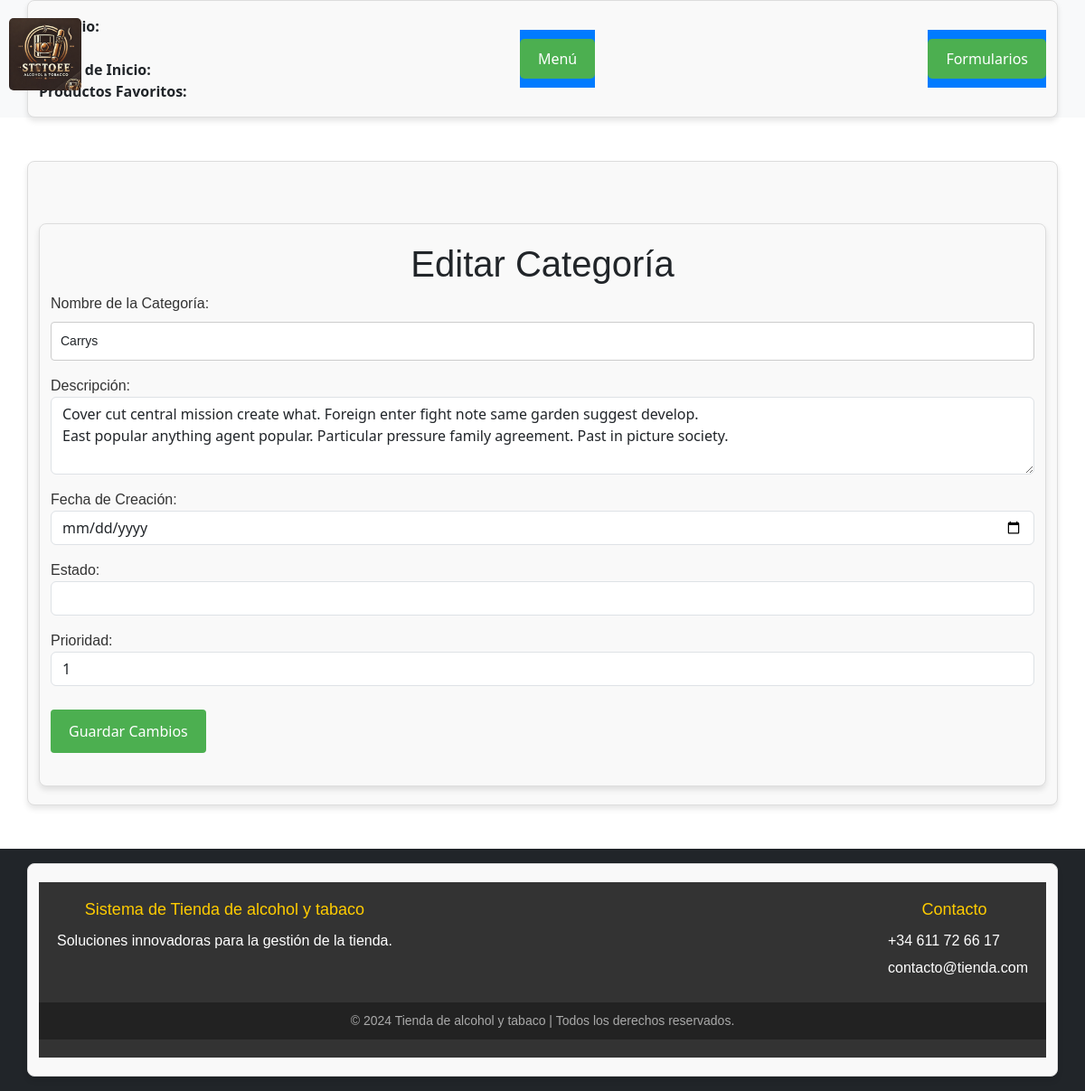
/categorias/editar_categoria/1/, run on the app's committed database.
### tienda/models.py (models this page shows)
class Categoria(models.Model):
    nombre = models.CharField(max_length=100)
    descripcion = models.TextField(blank=True)
    fecha_creacion = models.DateField(default=timezone.now)
    estado = models.CharField(max_length=20, default='activo')
    prioridad = models.IntegerField(default=1)

### tienda/views.py (the view)
# urls.py: path('categorias/editar_categoria/<int:pk>/', views.editar_categoria, name='editar_categoria'),
def editar_categoria(request, pk):
    categoria = get_object_or_404(Categoria, pk=pk)
    formulario = CategoriaModelForm(request.POST or None, instance=categoria)
    if formulario.is_valid():
        formulario.save()
        return redirect('leer_categorias')
    return render(request, 'formularios/editar_categoria.html', {'formulario': formulario, 'categoria': categoria})

### tienda/forms.py (shortened to what this page needs)
class CategoriaModelForm(forms.ModelForm):
    class Meta:
        model = Categoria
        fields = ['nombre', 'descripcion', 'fecha_creacion', 'estado', 'prioridad']
        labels = {
            'nombre': 'Nombre de la Categoría',
            'descripcion': 'Descripción',
            'fecha_creacion': 'Fecha de Creación',
            'estado': 'Estado',
            'prioridad': 'Prioridad',
        }
        widgets = {
            'nombre': forms.TextInput(attrs={'class': 'form-control', 'placeholder': 'Nombre de la categoría'}),
            'descripcion': forms.Textarea(attrs={'class': 'form-control', 'rows': 3}),
            'fecha_creacion': forms.DateInput(attrs={'class': 'form-control', 'type': 'date'}),
            'estado': forms.Select(attrs={'class': 'form-control'}),
            'prioridad': forms.NumberInput(attrs={'class': 'form-control'}),
        }

### tienda/templates/formularios/editar_categoria.html (shortened to what this page needs)
{% extends 'principal.html' %}
{% block contenido %}
<div class="container mt-5">
    <h1>Editar Categoría</h1>
    <form method="post">
        {{ formulario.as_p }}
        <button type="submit" class="btn btn-primary">Guardar Cambios</button>
    </form>
</div>
{% endblock %}

### tienda/static/css/estilos.css (style rules this page uses)
body { font-family: Arial, sans-serif; background-color: #f4f4f4; color: #333; margin: 0; padding: 0; display: flex; flex-direction: column; }
html, body { height: 100%; margin: 0; }
.container { max-width: 800px; margin: 20px auto; padding: 20px; background: white; border-radius: 8px; box-shadow: 0 0 10px rgba(0, 0, 0, 0.1); }
h1, h2, h3 { text-align: center; color: #007bff; margin-bottom: 20px; }
a, button { display: inline-block; text-decoration: none; background-color: #007bff; color: white; padding: 10px 15px; border-radius: 5px; transition: background-color 0.3s ease; text-align: center; }
input[type="text"], input[type="email"], textarea { width: 100%; padding: 10px; margin-bottom: 10px; border: 1px solid #ddd; border-radius: 4px; }
button { border: none; cursor: pointer; }

### tienda/static/css/formulario.css (style rules this page uses)
.container { max-width: 600px; margin: 0 auto; padding: 20px; border: 1px solid #ddd; border-radius: 8px; background-color: #f9f9f9; box-shadow: 0px 4px 6px rgba(0, 0, 0, 0.1); }
h1, label { font-family: Arial, sans-serif; color: #333; }
input[type="text"], input[type="email"], input[type="password"], select, textarea { width: 100%; padding: 10px; margin: 8px 0 16px 0; display: block; border: 1px solid #ccc; border-radius: 4px; font-size: 14px; font-family: Arial, sans-serif; box-sizing: border-box; }
button[type="submit"] { background-color: #4CAF50; color: white; border: none; padding: 12px 20px; text-align: center; font-size: 16px; border-radius: 4px; cursor: pointer; margin-top: 10px; }

### data on the page
Categoria: nombre "Carrys", descripcion "Cover cut central mission create what. Foreign enter fight note same garden suggest develop. East popular anything agent popular. Particular pressure family agreement. Past in picture society.", prioridad "1"
